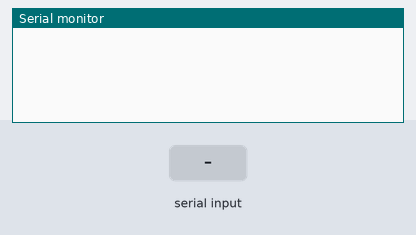
Recording of a sketch running on a simulated Arduino Uno, built with avr-gcc and run on an emulated ATmega328P. Shown: the last lines printed to the serial monitor. Inputs (shaded band) come from the test bench.

Above: at 1.2 s.
1.3 s: "s" received over Serial
At 1.6 s:
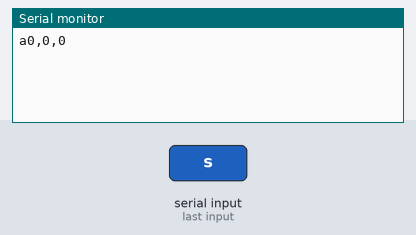
At 7.2 s:
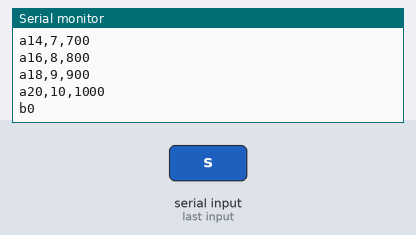

Measured:
- after the input at 1.3 s, the serial monitor: prints a new line at once (image 1)

The sketch:

send_data_arduino.ino
```cpp
void setup(){
  Serial.begin(115200);
}

void loop(){
  if(Serial.available()){
    int char_ = Serial.read();

    switch(char_){
       case 's':
         test_data();
         break;

       default:
         break;
    }
  }
}

void test_data(void){
  for(int i = 0;i<11;i++){
    Serial.println("a"+String(i*2)+","+String(i)+","+String(i*100));
    delay(500);
  }
  Serial.println("b0");
  delay(2000);
}
```
